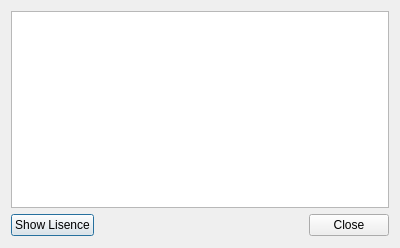
<?xml version="1.0" encoding="UTF-8"?>
<ui version="4.0">
 <class>Dialog_about</class>
 <widget class="QDialog" name="Dialog_about">
  <property name="geometry">
   <rect>
    <x>0</x>
    <y>0</y>
    <width>400</width>
    <height>248</height>
   </rect>
  </property>
  <property name="windowTitle">
   <string>About Olric</string>
  </property>
  <layout class="QGridLayout" name="gridLayout">
   <item row="1" column="0">
    <widget class="QPushButton" name="pushButton_license">
     <property name="text">
      <string>Show Lisence</string>
     </property>
    </widget>
   </item>
   <item row="1" column="1">
    <spacer name="horizontalSpacer">
     <property name="orientation">
      <enum>Qt::Horizontal</enum>
     </property>
     <property name="sizeHint" stdset="0">
      <size>
       <width>190</width>
       <height>23</height>
      </size>
     </property>
    </spacer>
   </item>
   <item row="1" column="2">
    <widget class="QPushButton" name="pushButton_close">
     <property name="text">
      <string>Close</string>
     </property>
    </widget>
   </item>
   <item row="0" column="0" colspan="3">
    <widget class="QTextEdit" name="textEdit">
     <property name="readOnly">
      <bool>true</bool>
     </property>
     <property name="html">
      <string>&lt;!DOCTYPE HTML PUBLIC &quot;-//W3C//DTD HTML 4.0//EN&quot; &quot;http://www.w3.org/TR/REC-html40/strict.dtd&quot;&gt;
&lt;html&gt;&lt;head&gt;&lt;meta name=&quot;qrichtext&quot; content=&quot;1&quot; /&gt;&lt;style type=&quot;text/css&quot;&gt;
p, li { white-space: pre-wrap; }
&lt;/style&gt;&lt;/head&gt;&lt;body style=&quot; font-family:'Sans Serif'; font-size:9pt; font-weight:400; font-style:normal;&quot;&gt;
&lt;p style=&quot;-qt-paragraph-type:empty; margin-top:0px; margin-bottom:0px; margin-left:0px; margin-right:0px; -qt-block-indent:0; text-indent:0px; -qt-user-state:256;&quot;&gt;&lt;/p&gt;
&lt;p style=&quot;-qt-paragraph-type:empty; margin-top:0px; margin-bottom:0px; margin-left:0px; margin-right:0px; -qt-block-indent:0; text-indent:0px;&quot;&gt;&lt;/p&gt;&lt;/body&gt;&lt;/html&gt;</string>
     </property>
    </widget>
   </item>
  </layout>
 </widget>
 <resources/>
 <connections/>
</ui>
